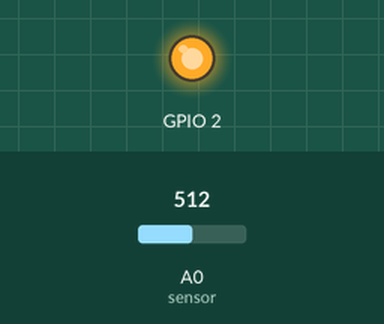
Simulated run of this sketch. Board: ESP8266 (NodeMCU). Parts: output pins drawn as LEDs (lit = HIGH). The inputs (shaded band) are chosen by the test bench; at power-on: A0 (sensor) = 512. WiFi joins after 1.5 s; servers stay silent unless stated; uploads are accepted with an empty reply; what the sketch prints to the serial monitor is not drawn.

Above: at 0.1 s.
At 2.1 s:
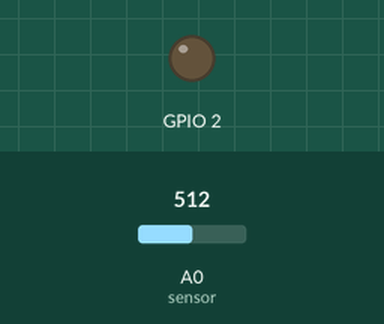
Timing chart, 0 to 3.6 s (numbered marks = the images above):
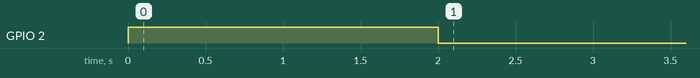

The sketch:

Energyal_Arduino.ino
```cpp
#include <ESP8266WiFi.h>
#include <ESP8266HTTPClient.h>
#include <ArduinoJson.h>
#include <SocketIoClient.h>

/*const char* ssid = "APRENDIZ";
const char* password = "Dvbew89*UBuc70%RCuc95=";*/

const char* ssid = "Melo"; // Nombre de la red Wifi
const char* password = "12345678";// Contraseña de la red WIfi
SocketIoClient webSocket; // Instacia de socketClient

float Sensibilidad=0.100; //sensibilidad en V/A para nuestro sensor
float offset=0.065; // Equivale a la amplitud del ruido
String serial = "2";
int interval =5; // Tiempo de duracion de  las mediciones

void setup () {
  pinMode(2, OUTPUT);
  Serial.print("Hili");
  Serial.begin(115200);
  WiFi.begin(ssid, password);
  while (WiFi.status() != WL_CONNECTED) {
  digitalWrite(2, HIGH);    // turn the LED off by making the voltage LOW
    delay(1000);
    Serial.print("Connecting..");
   digitalWrite(2, LOW);   // turn the LED on (HIGH is the voltage level)
  }
  Serial.print("Connect");
  digitalWrite(2, LOW);    // turn the LED off by making the voltage LOW

  webSocket.begin("192.168.137.1",3000); // Inicio de la conecion con el servidor
}
void loop() {
float Ip = 0;
  for(int i = 0 ; i< interval ; i++){
    Ip += get_corriente();
    delay(50);
  }
 /* float Ip=get_corriente();//obtenemos la corriente pico*/
  float Irms=(Ip/interval)*0.707; //Intensidad RMS = Ipico/(2^1/2)
  String post = "";
    post += "meter="+String(serial);
    post += "&irms="+String(Irms);
   post += "&interval="+String(interval);
 if (WiFi.status() == WL_CONNECTED) { //Check WiFi connection status
   WiFiClient client;
  HTTPClient Post;
  if( client, Post.begin("http://192.168.137.1:3000/measurement") ){
    Post.addHeader("Content-Type", "application/x-www-form-urlencoded");
    Post.POST(post);
    String payload = Post.getString();
    Post.end();
    Serial.println("0");
  }else {
    Serial.println("No pudo establecer conexion con el servidor");
  }

  }  else {
     Serial.println("No wifi");
    WiFi.begin(ssid, password);
    while (WiFi.status() != WL_CONNECTED) {
    digitalWrite(2, HIGH);    // turn the LED off by making the voltage LOW
    Serial.print(".");
    delay(100);
    digitalWrite(2, LOW);   // turn the LED on (HIGH is the voltage level)
    yield();
  }
  }
}

float get_corriente()
{
  float voltajeSensor;
  float corriente=0;
  long tiempo=millis();
  float Imax=0;
  float Imin=0;
  while(millis()-tiempo < 1000)//realizamos mediciones durante 0.5 segundos
  {
    voltajeSensor = analogRead(A0) * (3.3/ 1023.0);//lectura del sensor
    corriente=0.9*corriente+0.1*((voltajeSensor-1.74)/Sensibilidad); //Ecuación  para obtener la corriente
    if(corriente>Imax)Imax=corriente;
    if(corriente<Imin)Imin=corriente;
    yield();
  }
  return(((Imax-Imin))-offset);
}
```
